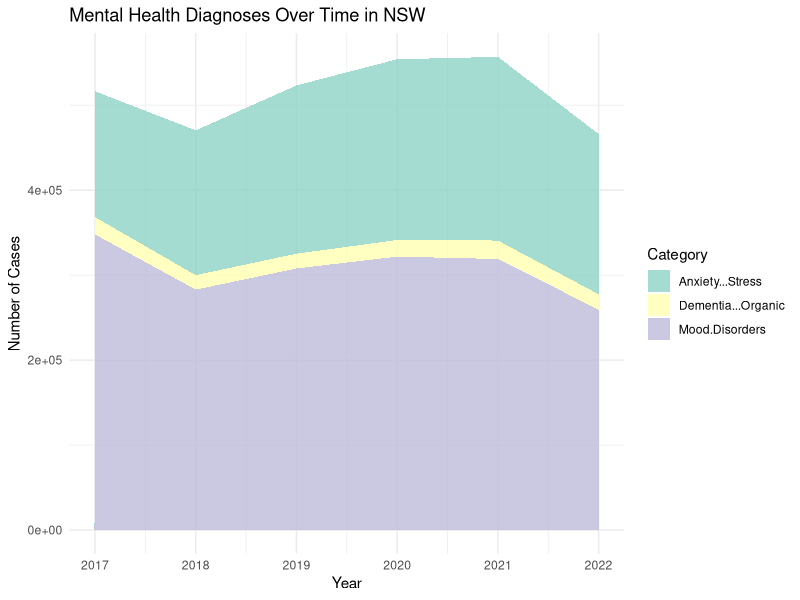

Reproduce this figure in R.
## ---- chunk 1
# Load necessary packages
library(tidyverse)
library(ggplot2)
library(reshape2)  # for data transformation
library(dplyr)
## ---- chunk 2
# Mental disorders NSW
years <- 2017:2022
data <- data.frame(
  Year = years,
  `Dementia & Organic` = c(20376, 17042, 17443, 19572, 21740, 18087),
  `Mood Disorders` = c(347902, 282943, 307838, 321787, 318999, 259397),
  `Anxiety & Stress` = c(148081, 170410, 197990, 212723, 216109, 188543)
)

# Convert data to long format
df_long <- data %>%
  pivot_longer(-Year, names_to = "Category", values_to = "Count")

# Stacked Area Chart
ggplot(df_long, aes(x = Year, y = Count, fill = Category)) +
  geom_area(alpha = 0.8 , position = "stack") +
  scale_fill_brewer(palette = "Set3") +
  theme_minimal() +
  labs(
    title = "Mental Health Diagnoses Over Time in NSW",
    x = "Year",
    y = "Number of Cases",
    fill = "Category"
  )
